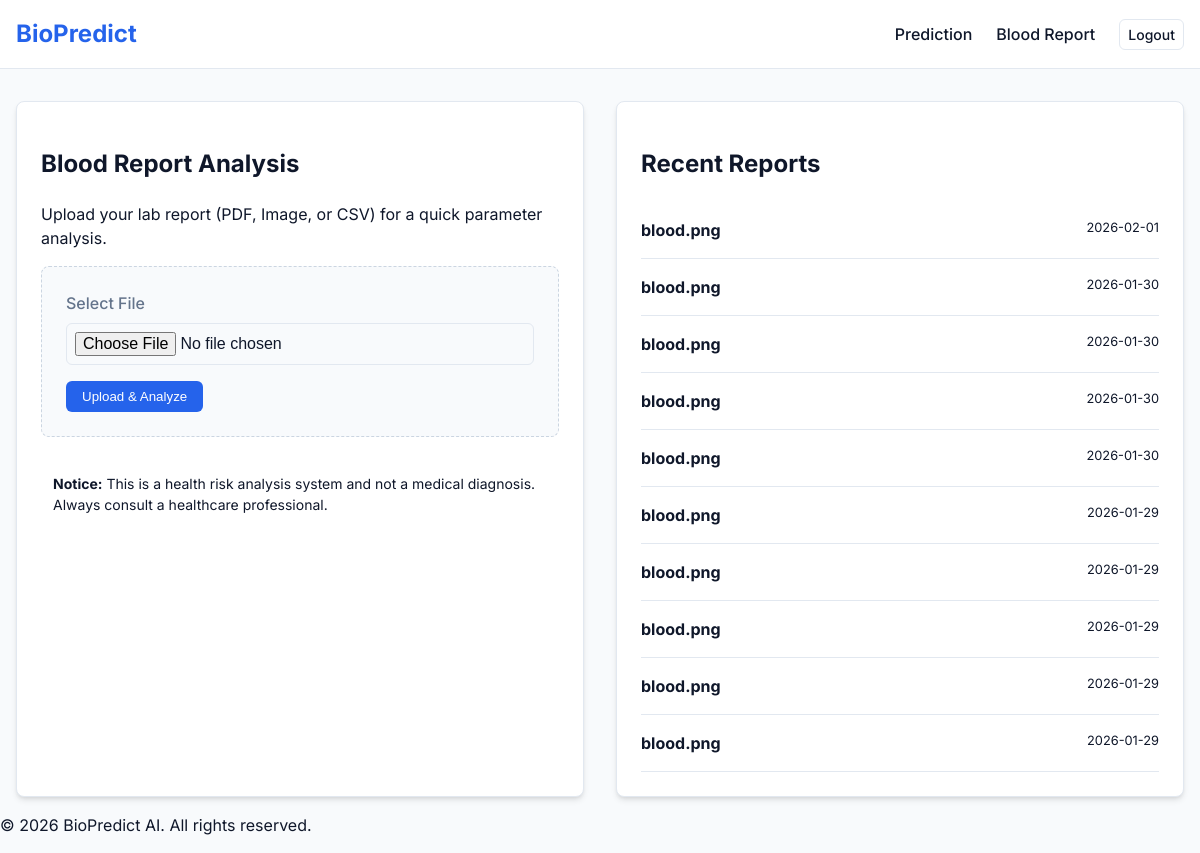
Before: /blood-report (signed in) with the older database file.
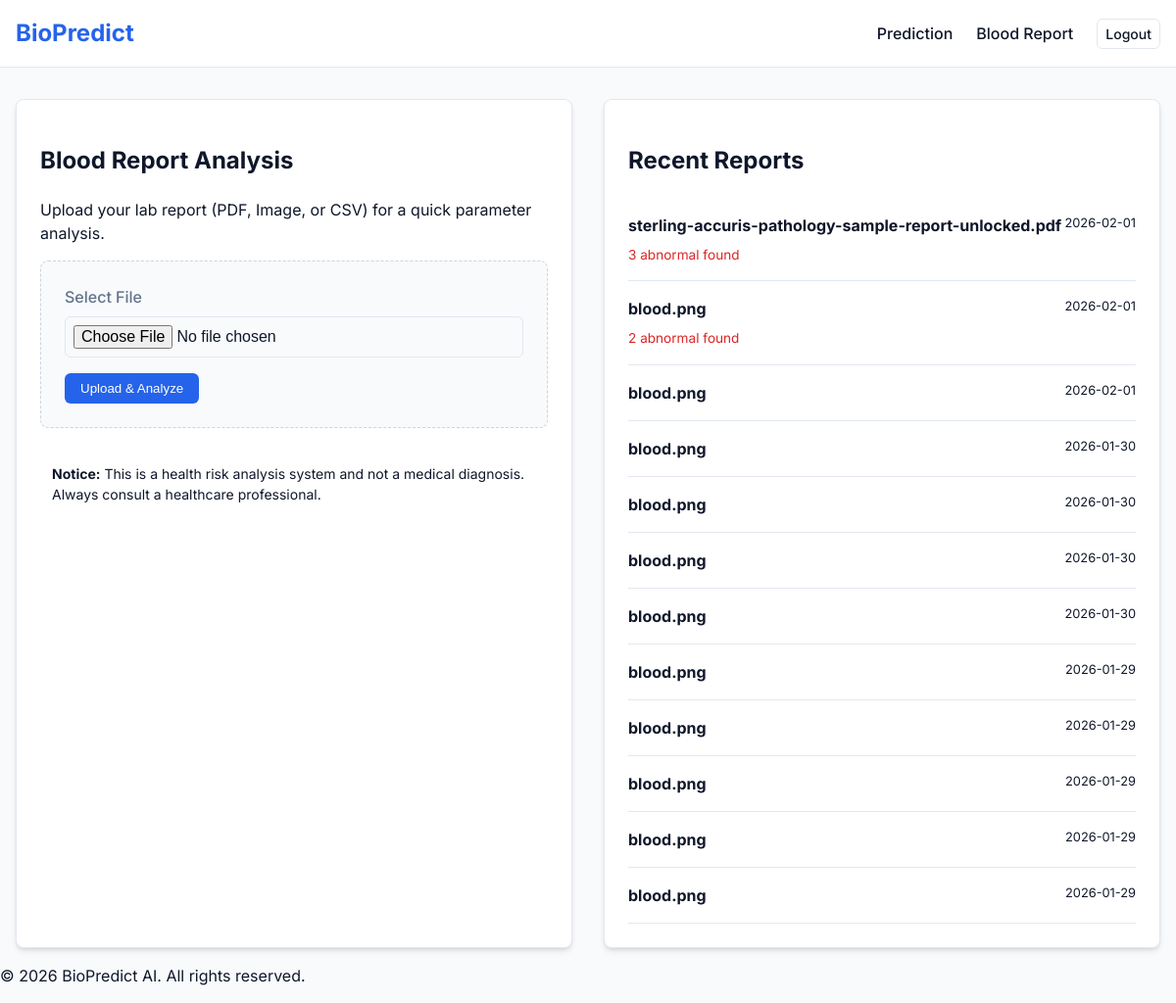
After: the same page with the newer database file.
### app.py (models this page shows, shortened)
class BloodReport(db.Model):
    id = db.Column(db.Integer, primary_key=True)
    user_id = db.Column(db.Integer, db.ForeignKey('user.id'), nullable=False)
    filename = db.Column(db.String(200), nullable=False)
    analysis_json = db.Column(db.Text, nullable=False) # Stores extracted values and risks
    created_at = db.Column(db.DateTime, default=datetime.utcnow)

### app.py (the view, shortened to what this page needs)
@app.route('/blood-report', methods=['GET', 'POST'])
def blood_report():
    if 'user_id' not in session:
        return redirect(url_for('login'))
    analysis = None
    reports = BloodReport.query.filter_by(user_id=session['user_id']).order_by(BloodReport.created_at.desc()).all()
    return render_template('blood_report.html', username=session['username'], analysis=analysis, reports=reports)

### app.py (called while the page is built)
@app.template_filter('from_json')
def from_json_filter(s):
    try:
        return json.loads(s)
    except:
        return None

### templates/blood_report.html (shortened to what this page needs)
{% extends "base.html" %}
{% block content %}
<div class="dashboard-grid">
    <div class="card">
        <h2>Blood Report Analysis</h2>
        <p class="tertiary-text">Upload your lab report (PDF, Image, or CSV) for a quick parameter analysis.</p>
        <form method="POST" action="/blood-report" enctype="multipart/form-data" class="upload-form">
            <div class="form-group">
                <label for="report">Select File</label>
                <input type="file" id="report" name="report" accept=".pdf,.csv,.png,.jpg,.jpeg" required>
            </div>
            <button type="submit" class="btn btn-primary">Upload & Analyze</button>
        </form>
        <div class="alert info-alert" style="margin-top: 1.5rem;">
            <strong>Notice:</strong> This is a health risk analysis system and not a medical diagnosis. Always consult a healthcare professional.
        </div>
    </div>
    <div class="side-column">
        {% if reports %}
        <div class="card">
            <h2>Recent Reports</h2>
            <div class="report-list">
                {% for report in reports %}
                <div class="report-item" style="border-bottom: 1px solid #e2e8f0; padding: 1rem 0;">
                    <div class="report-meta">
                        <div style="display: flex; justify-content: space-between; align-items: start;">
                            <strong>{{ report.filename }}</strong>
                            <span class="tertiary-text" style="font-size: 0.8rem;">{{ report.created_at.strftime('%Y-%m-%d') }}</span>
                        </div>
                        {% set analysis_data = report.analysis_json | from_json %}
                        {% if analysis_data and analysis_data.summary %}
                            <div style="margin-top: 0.5rem; font-size: 0.85rem;">
                                <span class="text-{{ 'danger' if analysis_data.summary.abnormal_count > 0 else 'success' }}">
                                    {{ analysis_data.summary.abnormal_count }} abnormal found
                                </span>
                            </div>
                        {% endif %}
                    </div>
                </div>
                {% endfor %}
            </div>
        </div>
        {% endif %}
    </div>
</div>
{% endblock %}

Changed rows visible on the page:
added BloodReport: filename "sterling-accuris-pathology-sample-report-unlocked.pdf", created_at "2026-02-01", summary.abnormal_count "3"
added BloodReport: filename "blood.png", created_at "2026-02-01", summary.abnormal_count "2"
